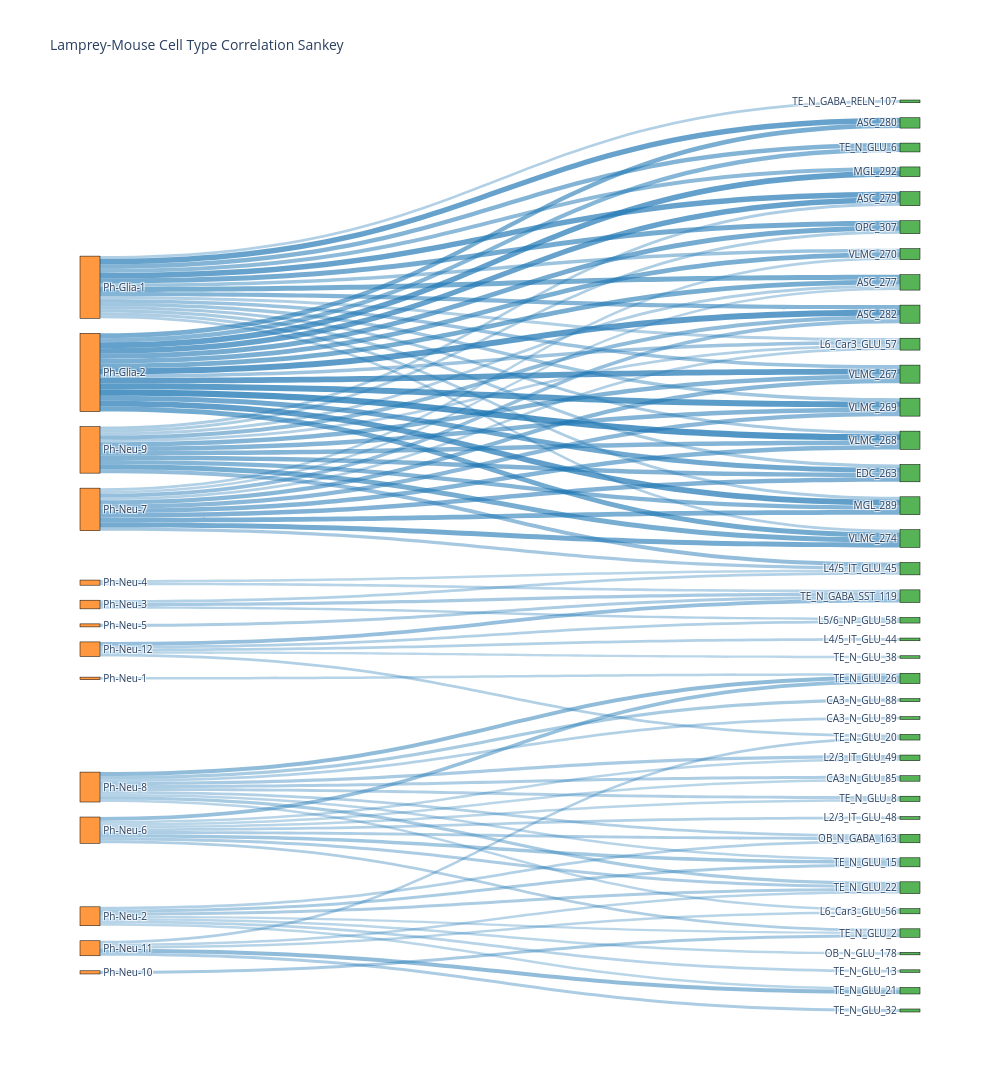

Notebook source saved alongside this figure:
### Code cell
fig = plot_sankey_from_corr(corr_matrix, threshold=0.3, )
fig.write_html('/data/work/22.fusemap/05.stereoalign/02.scvi/03.Hippocampal/01_20251223/Hippocampal_2.html')
